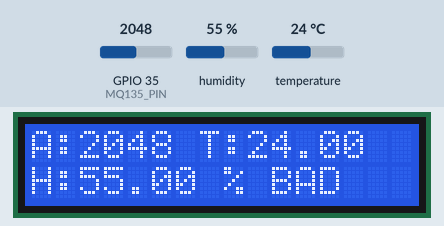
A sketch run on a simulated ESP32. On the bench: 16×2 character LCD. Inputs (shaded band) come from the test bench; at power-on: GPIO 35 (MQ135_PIN) = 2048, humidity 55 %, temperature 24 °C. WiFi joins after 1.5 s; servers stay silent unless stated; what the sketch prints to the serial monitor is not drawn.

Above: at 2.7 s.
2.8 s: GPIO 35 (MQ135_PIN) set to 316
At 4.4 s:
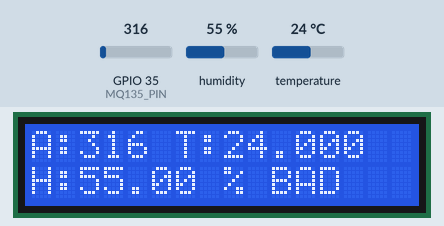
5.5 s: GPIO 35 (MQ135_PIN) set to 285
At 6.5 s:
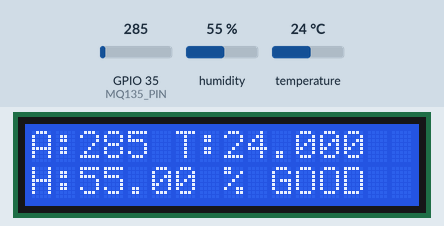
8.2 s: GPIO 35 (MQ135_PIN) set to 491
At 10.8 s:
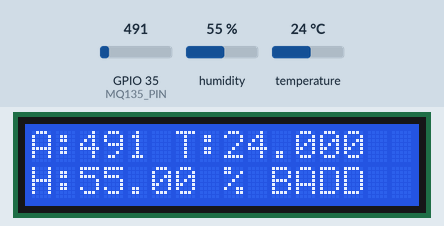
11.3 s: humidity set to 22 %
At 12.9 s:
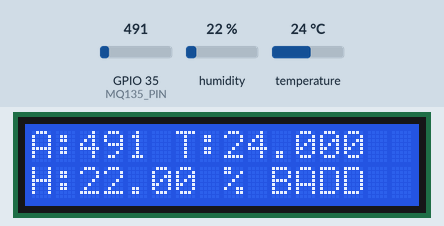
14.0 s: temperature set to 12 °C
At 17.1 s:
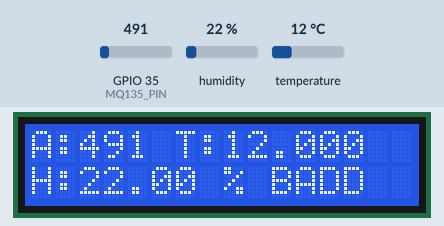
17.4 s: humidity set to 40 %
At 19.2 s:
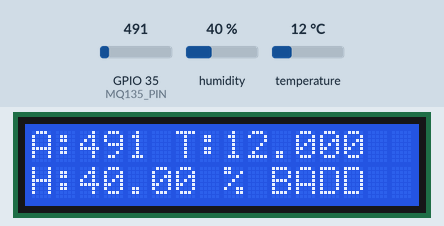
Timing chart, 0 to 20.7 s (numbered marks = the images above; inputs shaded):
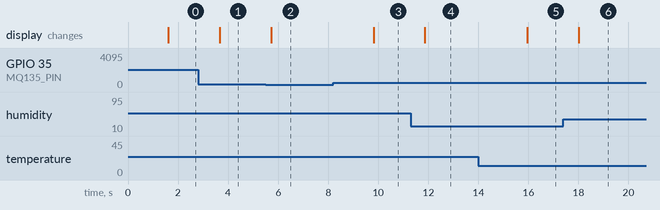

Measured:
- the behaviour switches between 301 and 300 on GPIO 35 (MQ135_PIN) (found by bisection; images 1 and 2)
- after the input at 2.8 s, the display: changes after 0.87 s (image 1)
- after the input at 5.5 s, the display: changes after 0.21 s (image 2)
- after the input at 8.2 s, the display: changes after 1.6 s (image 3)
- after the input at 11.3 s, the display: changes after 0.56 s (image 4)
- after the input at 14.0 s, the display: changes after 2.0 s (image 5)
- after the input at 17.4 s, the display: changes after 0.61 s (image 6)

The sketch:

explaining_the_code.ino
```cpp
// 🌍 Project: Rattlestone - Environmental Monitor (Air + Temp + Humidity)
// 🧠 Devices Used: ESP32 + MQ135 + DHT11 + 16x2 I2C LCD + ESP32 Web Server

// --- 📦 Include Required Libraries ---
#include <Wire.h>                // For I2C communication (LCD)
#include <LiquidCrystal_I2C.h>  // For 16x2 I2C LCD display
#include <WiFi.h>               // For ESP32 Wi-Fi functions
#include <DHT.h>                // For DHT11 temperature & humidity sensor

// --- 🧾 Define Pins and Sensor Types ---
#define MQ135_PIN 35           // Analog pin for MQ135 air quality sensor (AOUT)
#define DHTPIN 4               // Digital pin for DHT11
#define DHTTYPE DHT11          // DHT11 sensor type

// --- 📺 LCD Setup (I2C address: 0x27, size: 16 columns x 2 rows) ---
LiquidCrystal_I2C lcd(0x27, 16, 2);

// --- 🌡️ DHT Sensor Setup ---
DHT dht(DHTPIN, DHTTYPE);

// --- 📶 Wi-Fi Credentials ---
const char* ssid = "YOUR_SSID";          // Replace with your Wi-Fi name
const char* password = "YOUR_PASSWORD";  // Replace with your Wi-Fi password

// --- 🌐 Setup Web Server on Port 80 ---
WiFiServer server(80);

// --- ⚙️ Setup Function ---
void setup() {
  Serial.begin(115200);       // Start Serial Monitor for debugging
  Wire.begin();               // Start I2C communication
  lcd.init();                 // Initialize LCD
  lcd.backlight();            // Turn on LCD backlight
  dht.begin();                // Initialize DHT11 sensor

  // --- Connect to Wi-Fi ---
  WiFi.begin(ssid, password);
  Serial.print("Connecting to Wi-Fi");
  while (WiFi.status() != WL_CONNECTED) {
    delay(500);
    Serial.print(".");
  }

  // --- Wi-Fi Connected ---
  Serial.println("\n✅ WiFi connected!");
  Serial.print("🔗 IP Address: ");
  Serial.println(WiFi.localIP());  // Shows the IP to access the dashboard
  server.begin();                 // Start web server
}

// --- 🔁 Loop Function ---
void loop() {
  // --- Read Sensor Data ---
  int airValue = analogRead(MQ135_PIN);       // Read air quality (higher = worse)
  float temp = dht.readTemperature();         // Read temperature (°C)
  float hum = dht.readHumidity();             // Read humidity (%)
  String statusText = (airValue > 300) ? "BAD" : "GOOD";  // Simple air quality status

  // --- Update LCD Display ---
  lcd.setCursor(0, 0);  // Top row
  lcd.print("A:"); lcd.print(airValue);
  lcd.print(" T:"); lcd.print(temp);

  lcd.setCursor(0, 1);  // Bottom row
  lcd.print("H:"); lcd.print(hum);
  lcd.print(" % "); lcd.print(statusText);

  // --- Handle Web Server Client ---
  WiFiClient client = server.available();  // Wait for client connection
  if (client) {
    String header = "";
    while (client.connected()) {
      if (client.available()) {
        char c = client.read();
        header += c;
        if (c == '\n') break;  // End of HTTP request
      }
    }

    // --- Send HTTP Response ---
    client.println("HTTP/1.1 200 OK");
    client.println("Content-type:text/html");
    client.println();

    // --- HTML Web Dashboard ---
    client.println("<html><head><meta http-equiv='refresh' content='2'></head><body style='font-family:Arial;'>");
    client.println("<h2>🌍 Project Rattlestone - Env Monitor</h2>");
    client.println("<p><b>Air Value:</b> " + String(airValue) + "</p>");
    client.println("<p><b>Status:</b> " + statusText + "</p>");
    client.println("<p><b>Temperature:</b> " + String(temp) + " °C</p>");
    client.println("<p><b>Humidity:</b> " + String(hum) + " %</p>");
    client.println("</body></html>");
    client.println();

    client.stop();  // Close the connection
  }

  delay(2000);  // Refresh every 2 seconds
}
```
